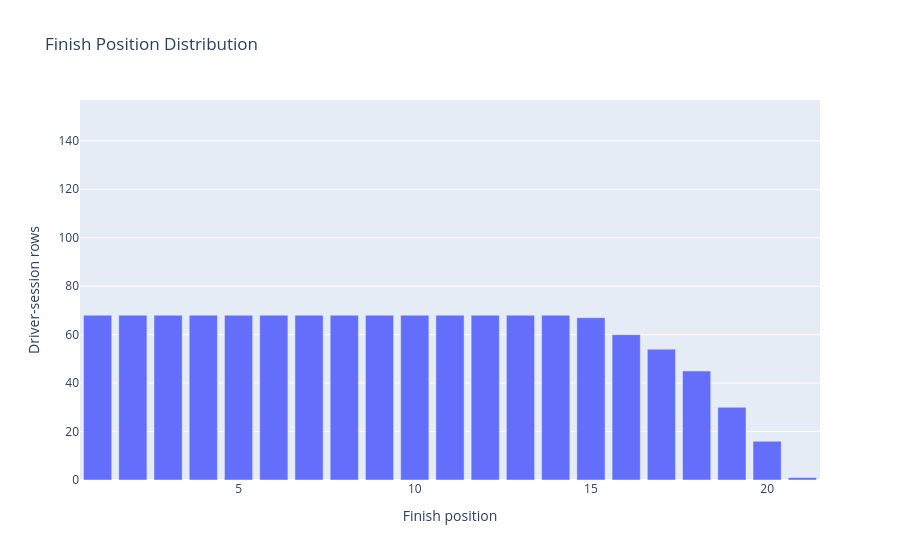

Notebook code for this chart:
### Code cell
fig = px.bar(
    finish_distribution,
    x="finish_position",
    y="drivers",
    title="Finish Position Distribution",
    labels={"finish_position": "Finish position", "drivers": "Driver-session rows"},
)
fig.write_html(OUTPUT_CHARTS / "finish_position_distribution.html", include_plotlyjs="cdn")
fig.show()

### Figure 1 — Plotly figure (JSON) as saved in the notebook; plotly's stock layout.template omitted (floating-point values rounded to 4 significant figures)
{"data": [{"hovertemplate": "Finish position=%{x}<br>Driver-session rows=%{y}<extra></extra>", "legendgroup": "", "marker": {"color": "#636efa", "pattern": {"shape": ""}}, "name": "", "orientation": "v", "showlegend": false, "textposition": "auto", "type": "bar", "x": [1.0, 2.0, 3.0, 4.0, 5.0, 6.0, 7.0, 8.0, 9.0, 10.0, 11.0, 12.0, 13.0, 14.0, 15.0, 16.0, 17.0, 18.0, 19.0, 20.0, 21.0, NaN], "xaxis": "x", "y": [68, 68, 68, 68, 68, 68, 68, 68, 68, 68, 68, 68, 68, 68, 67, 60, 54, 45, 30, 16, 1, 149], "yaxis": "y"}], "layout": {"barmode": "relative", "legend": {"tracegroupgap": 0}, "title": {"text": "Finish Position Distribution"}, "xaxis": {"anchor": "y", "domain": [0.0, 1.0], "title": {"text": "Finish position"}}, "yaxis": {"anchor": "x", "domain": [0.0, 1.0], "title": {"text": "Driver-session rows"}}}}
